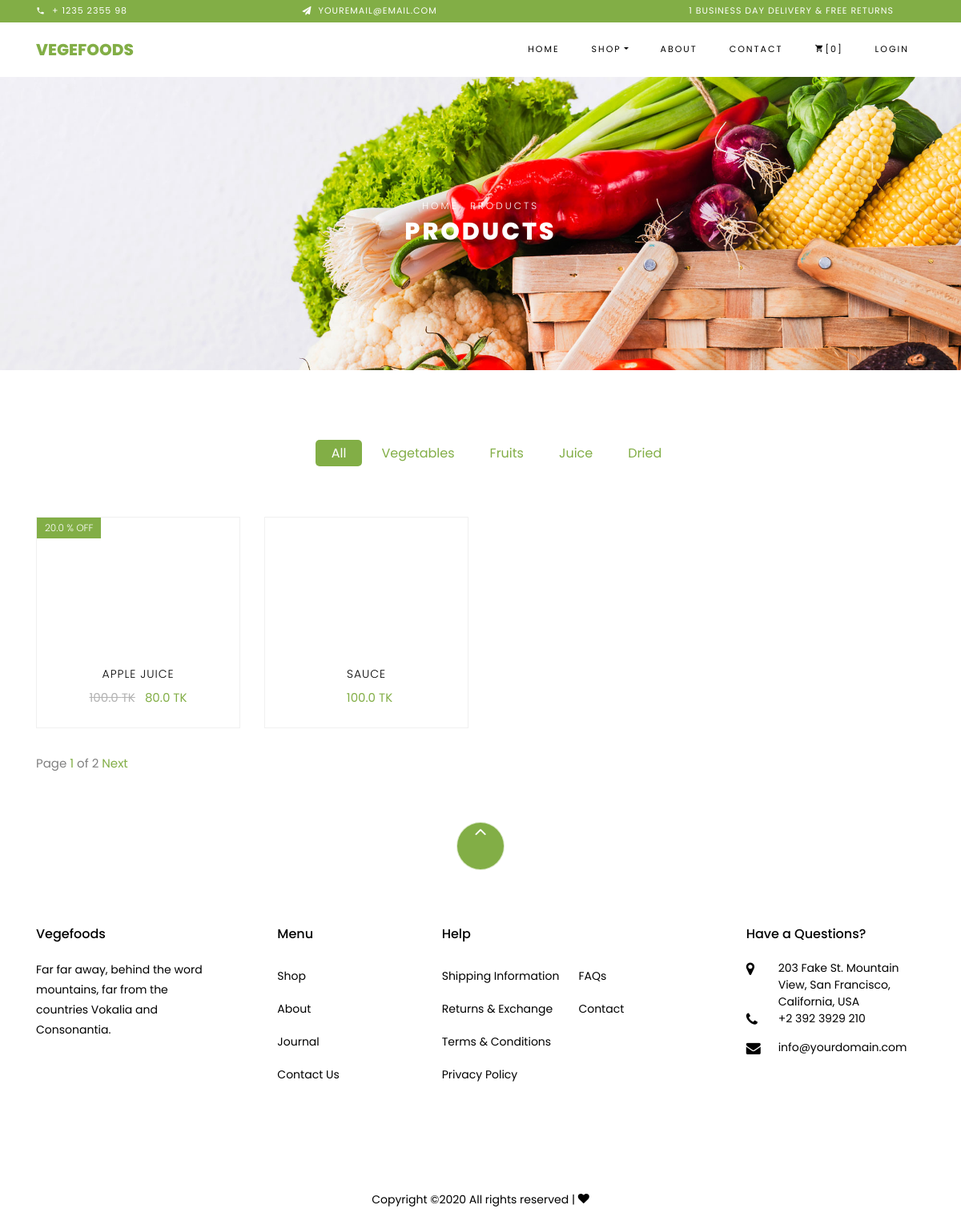
The app's page /shop-details-3/ with its own data.
### shop/models.py (models this page shows, shortened)
class Product(models.Model):
    product_name = models.CharField(max_length=100)
    image = models.ImageField(blank=True, null=True)
    discount_price = models.FloatField(blank=True, null=True)
    regular_price = models.FloatField(blank=True, null=True)
    discount_percent = models.FloatField(blank=True, null=True)
    category = models.CharField(choices=CATEGORY, max_length=120, null=True)

### shop/views.py (the view)
# urls.py: path('shop-details-3/', shop_details_3, name='shop-details-3'),
def shop_details_3(request):
    query_set = Product.objects.all()
    paginator = Paginator(query_set, 12)  # Show 12 product per page
    page = request.GET.get('page')
    try:
        query_set = paginator.page(page)
    except PageNotAnInteger:
        query_set = paginator.page(1)
    except EmptyPage:
        query_set = paginator.page(paginator.num_pages)
    context = {
        'product_details_3': query_set
    }
    return render(request, 'shop/shop_details_3.html', context)

### templates/shop/shop_details_3.html (shortened to what this page needs)
{% extends 'base.html' %}
{% load static %}
{% block content %}
    <div class="hero-wrap hero-bread"  style="background-image: url('{% static 'images/bg_1.jpg' %}');">
      <div class="container">
        <div class="row no-gutters slider-text align-items-center justify-content-center">
          <div class="col-md-9 ftco-animate text-center">
          	<p class="breadcrumbs"><span class="mr-2"><a href="#">Home</a></span> <span>Products</span></p>
            <h1 class="mb-0 bread">Products</h1>
          </div>
        </div>
      </div>
    </div>
    <section class="ftco-section">
    	<div class="container">
    		<div class="row justify-content-center">
    			<div class="col-md-10 mb-5 text-center">
    				<ul class="product-category">
    					<li><a href="{% url 'shops:shop' %}" class="active">All</a></li>
    					<li><a href="{% url 'shops:shop-details-1' %}">Vegetables</a></li>
    					<li><a href="{% url 'shops:shop-details-2' %}">Fruits</a></li>
    					<li><a href="{% url 'shops:shop-details-3' %}">Juice</a></li>
    					<li><a href="{% url 'shops:shop-details-4' %}">Dried</a></li>
    				</ul>
    			</div>
    		</div>
    		<div class="row">
                {% for qs in product_details_3 %}
                    {% if qs.category == 'juice' %}
    			<div class="col-md-6 col-lg-3 ftco-animate">
    				<div class="product">
    					<a href="#" class="img-prod"> <img class="img-fluid"  src="{{ qs.image.url }}  " >
                            {% if qs.discount_percent is not exist %}
    						<span class="status">{{ qs.discount_percent }} % OFF</span>
                            {% endif %}
    					</a>
    					<div class="text py-3 pb-4 px-3 text-center">
    						<h3><a href="#">{{ qs.product_name }}</a></h3>
    						<div class="d-flex">
    							<div class="pricing">
                                    {% if qs.discount_price is not exist %}
                                        <p class="price"><span class="mr-2 price-dc">{{ qs.regular_price }} TK</span>
                                            <span class="price-sale">{{ qs.discount_price }} TK</span></p>
                                        {% else %}
                                         <p class="price">
                                             {{ qs.regular_price }} TK</p>
		    					    {% endif %}
                                </div>
	    					</div>
    					</div>
    				</div>
    			</div>
                       {% endif %}
                {% endfor %}
            </div>
        <div class="row pagination-wrap">
          <div class="col-md-6 text-center text-md-left">
            <div class="custom-pagination ml-auto">
              <div class="d-inline-block">
                Page <a href="#" class="active">{{ product_details_3.number }}</a> of  {{ product_details_3.paginator.num_pages }}
              </div>
              {% if product_details_3.has_next %}
              <a href="?page={{ product_details_3.next_page_number }}" class="next">Next</a>
               {% endif %}
            </div>
          </div>
        </div>
    	</div>
    </section>
{% endblock %}

### records on screen
Product: discount_percent "20.0", product_name "APPLE JUICE", regular_price "100.0", discount_price "80.0"
Product: product_name "SAUCE", regular_price "100.0"

### other values on screen
{{ product_details_3.number }} "1"
{{ product_details_3.paginator.num_pages }} "2"
